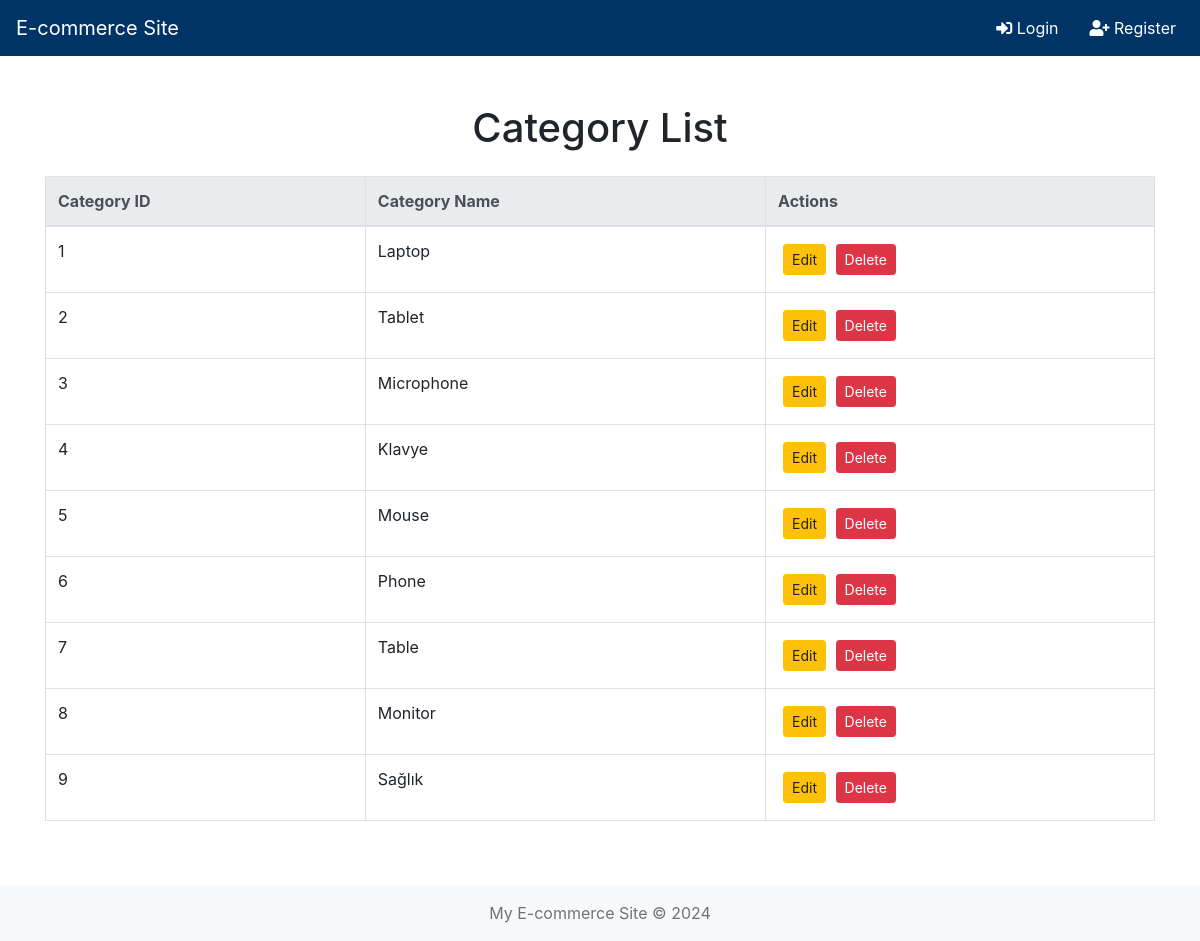
/categories/, run on an earlier commit of the app's database.
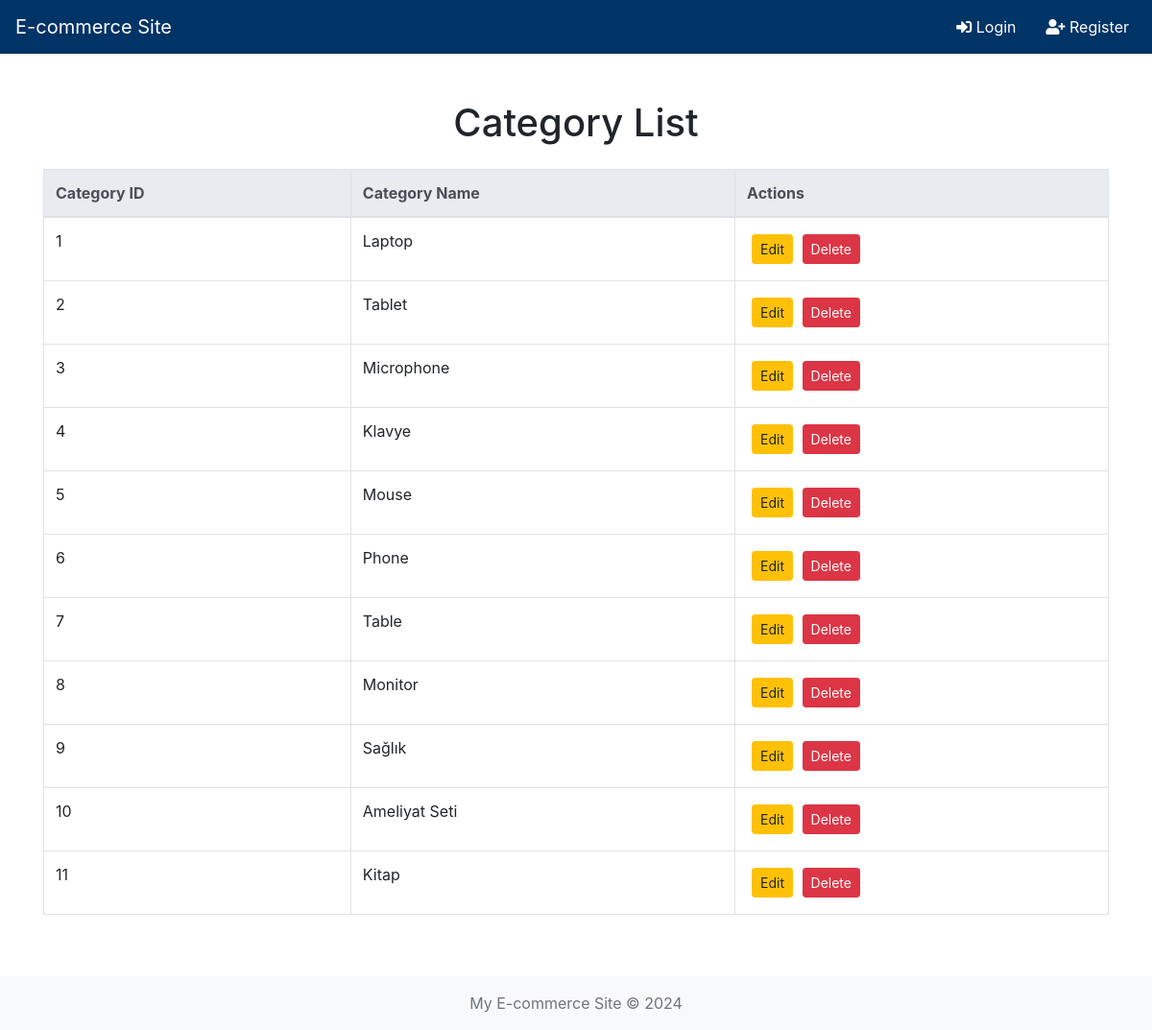
And on a later commit of the database.
### eshop/models.py (models this page shows, shortened)
class Category(models.Model):
    name=models.CharField(max_length=100)
    description= models.TextField(blank=True, null=True)

### eshop/views.py (the view)
# urls.py: path('categories/', category_list, name='category_list'),
def category_list(request):
    categories = Category.objects.all()
    return render(request, 'eshop/category_list.html', {'categories': categories})

### eshop/context_processors.py (called while the page is built)
def categories_processor(request):
    return {
        'categories':Category.objects.all()
    }

### eshop/templates/eshop/category_list.html (shortened to what this page needs)
<!DOCTYPE html>
<html lang="en">
  <head>
    <link rel="stylesheet" href="https://stackpath.bootstrapcdn.com/bootstrap/4.5.2/css/bootstrap.min.css" />
    <link rel="stylesheet" href="https://cdnjs.cloudflare.com/ajax/libs/font-awesome/5.15.4/css/all.min.css" />
  </head>
  <body>
    <header>
      <nav class="navbar navbar-expand-lg">
        <a class="navbar-brand" href="{% url 'product_list' %}" style="color: white;">E-commerce Site</a>
        <div class="collapse navbar-collapse" id="navbarNav">
          <ul class="navbar-nav ml-auto">
            {% if user.is_authenticated %}
              <li class="nav-item">
                <a class="nav-link" href="{% url 'logout' %}"><i class="fas fa-sign-out-alt"></i> Logout</a>
              </li>
            {% else %}
              <li class="nav-item">
                <a class="nav-link" href="{% url 'login' %}"><i class="fas fa-sign-in-alt"></i> Login</a>
              </li>
              <li class="nav-item">
                <a class="nav-link" href="{% url 'register' %}"><i class="fas fa-user-plus"></i> Register</a>
              </li>
            {% endif %}
          </ul>
        </div>
      </nav>
    </header>
    <main class="container my-5">
      <h1 class="mb-4 text-center">Category List</h1>
      {% if categories %}
        <div class="table-responsive">
          <table class="table table-bordered table-hover">
            <thead class="thead-light">
              <tr>
                <th>Category ID</th>
                <th>Category Name</th>
                <th>Actions</th>
              </tr>
            </thead>
            <tbody>
              {% for category in categories %}
                <tr>
                  <td>{{ category.id }}</td>
                  <td>{{ category.name }}</td>
                  <td>
                    <a href="{% url 'edit_category' category.id %}" class="btn btn-warning btn-sm btn-custom">Edit</a>
                    <form action="{% url 'delete_category' category.id %}" method="post" style="display:inline;">
                      <button type="submit" class="btn btn-danger btn-sm">Delete</button>
                    </form>
                  </td>
                </tr>
              {% endfor %}
            </tbody>
          </table>
        </div>
      {% else %}
        <div class="alert alert-warning text-center" role="alert">Your categories is empty.</div>
      {% endif %}
    </main>
    <footer class="footer mt-auto py-3 bg-light">
      <div class="container text-center">
        <span class="text-muted">My E-commerce Site &copy; 2024</span>
      </div>
    </footer>
  </body>
</html>

What changed in the data, as far as the page shows it:
added Category: id "10", name "Ameliyat Seti"
added Category: id "11", name "Kitap"
